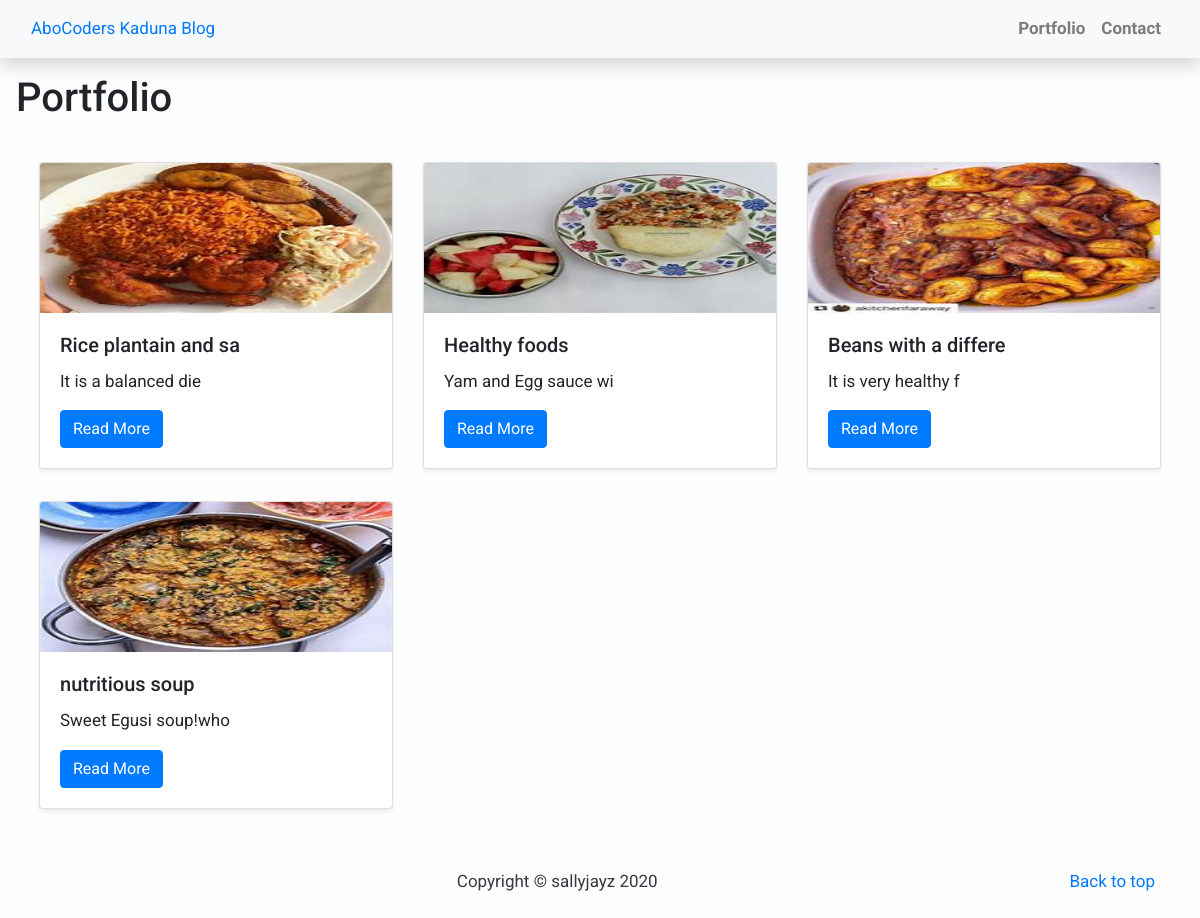
Screenshot of //profile/ with the database file from the repository.
### blog/models.py (models this page shows, shortened)
class Profile(models.Model):
    title = models.CharField(max_length=100)
    description = models.TextField()
    technology = models.CharField(max_length=20)
    image = models.ImageField(upload_to=upload_location, null=False, blank=False)
    date_published = models.DateTimeField(auto_now_add=True, verbose_name="date published")
    date_updated = models.DateTimeField(auto_now=True, verbose_name="date updated")
    author = models.ForeignKey(settings.AUTH_USER_MODEL, on_delete=models.CASCADE)
    class Meta:
        ordering = ['date_published']

### blog/views.py (the view)
# urls.py: path('/profile/', views.profile_list, name='profile'),
def profile_list(request):
    profiles = Profile.objects.all().order_by('date_published')
    context = {
        'profiles': profiles
    }
    return render(request, 'portfolio.html', context)

### templates/portfolio.html
{% extends "base.html" %}
{% load static %}
{% block content %}
<h1 class="mt-3 mb-3 ml-3">Portfolio</h1>
<div class="row ml-4 mr-4">
{% for profile in profiles %}
    <div class="col-md-4 mt-4">
        <div class="card mb-2 shadow-sm">
            <img class="card-img-top" src="{% static profile.image %}" height="150px" width="250px">
            <div class="card-body">
                <h5 class="card-title">{{ profile.title|slice:":20" }}</h5>
                <p class="card-text">{{ profile.description|slice:":20" }}</p>
                <a href="{% url 'profile_detail' profile.pk %}"
                   class="btn btn-primary">
                    Read More
                </a>
            </div>
        </div>
    </div>
    {% endfor %}
</div>
{% endblock %}

### templates/base.html (shortened to what this page needs)
<!DOCTYPE html>
<html lang="en">
<head>
    <link rel="stylesheet" href="https://cdn.jsdelivr.net/npm/bootstrap@4.5.3/dist/css/bootstrap.min.css">
</head>
<body>
    <nav class="navbar navbar-expand-lg navbar-light bg-light shadow" id="mainNav">
        <div class="container-fluid">
            <a class="nav-brand" href="{% url 'home' %}">
                 AboCoders Kaduna Blog
            </a>
            <div class="collapse navbar-collapse" id="navbarResponsive">
                <ul class="navbar-nav ml-auto">
                    <li class="nav-item text-black">
                        <a class="nav-link text-black font-weight-bold" href="{% url 'profile' %}">Portfolio</a>
                    </li>
                    <li class="nav-item text-black">
                        <a class="nav-link text-black font-weight-bold" href="{% url 'contactus' %}">Contact</a>
                    </li>
                </ul>
            </div>
        </div>
    </nav>
    {% block content %}{% endblock content %}
    <footer class="text-muted">
      <div class="container">
        <p class="float-right">
          <a href="#">Back to top</a>
        </p>
        <p class="m-0 text-dark text-center">Copyright &copy; sallyjayz 2020</p>
      </div>
    </footer>
</body>
</html>

### templates/base.html (style rules this page uses)
html, body { height: 100%; }
body { font-family: "Roboto", sans-serif; font-size: 17px; background-color: #fdfdfd; }
.shadow { box-shadow: 0 4px 2px -2px rgba(0, 0, 0, 0.1); }
footer { padding-top: 3rem; padding-bottom: 3rem; }
footer p { margin-bottom: .25rem; }

### rows the page displays
Profile: image (picture), title "Rice plantain and sa", description "It is a balanced die"
Profile: image (picture), title "Healthy foods", description "Yam and Egg sauce wi"
Profile: image (picture), title "Beans with a differe", description "It is very healthy f"
Profile: image (picture), title "nutritious soup", description "Sweet Egusi soup!who"
